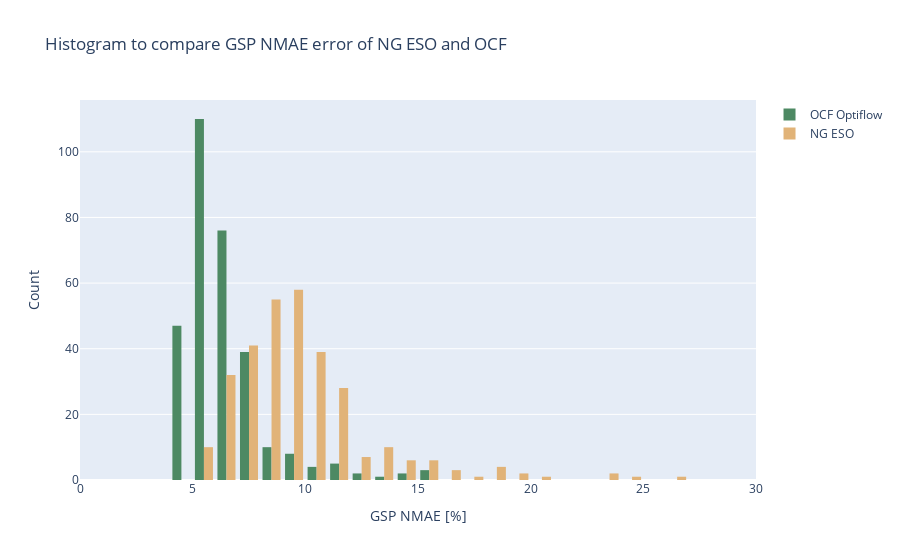

The notebook cell this image was saved under:
### Code cell
# plot 
colours = ["rgb(77,137,99)", "rgb(225,179,120)", "rgb(224,204,151)", "rgb(105,165,131)"]


xbins=dict(
        start=-1,
        end=30,
        size=1
    )

trace_ocf = go.Histogram(
    x=ocf_df["MAE"],
    marker_color=colours[0],
    name='OCF Optiflow',
    xbins=xbins
)

trace_eso = go.Histogram(
    x=eso_df["MAE"],
    marker_color=colours[1],
    name='NG ESO',
    xbins=xbins
)

fig = go.Figure()
fig.add_trace(trace_ocf)
fig.add_trace(trace_eso)

fig["layout"]["xaxis"]["title"] = "GSP NMAE [%]"
fig["layout"]["yaxis"]["title"] = "Count"
fig["layout"]["title"] = "Histogram to compare GSP NMAE error of NG ESO and OCF models"
fig.update_xaxes(range = [0,30])

fig.show()

### Figure 1 — Plotly figure (JSON) as saved in the notebook; plotly's stock layout.template omitted (floating-point values rounded to 4 significant figures; data arrays with more than 128 entries replaced by an {"elided": "..."} marker saying what was removed)
{"data": [{"marker": {"color": "rgb(77,137,99)"}, "name": "OCF Optiflow", "type": "histogram", "x": {"elided": "338 float values"}, "xbins": {"end": 30, "size": 1, "start": -1}}, {"marker": {"color": "rgb(225,179,120)"}, "name": "NG ESO", "type": "histogram", "x": {"elided": "338 float values"}, "xbins": {"end": 30, "size": 1, "start": -1}}], "layout": {"title": {"text": "Histogram to compare GSP NMAE error of NG ESO and OCF"}, "xaxis": {"range": [0, 30], "title": {"text": "GSP NMAE [%]"}}, "yaxis": {"title": {"text": "Count"}}}}
